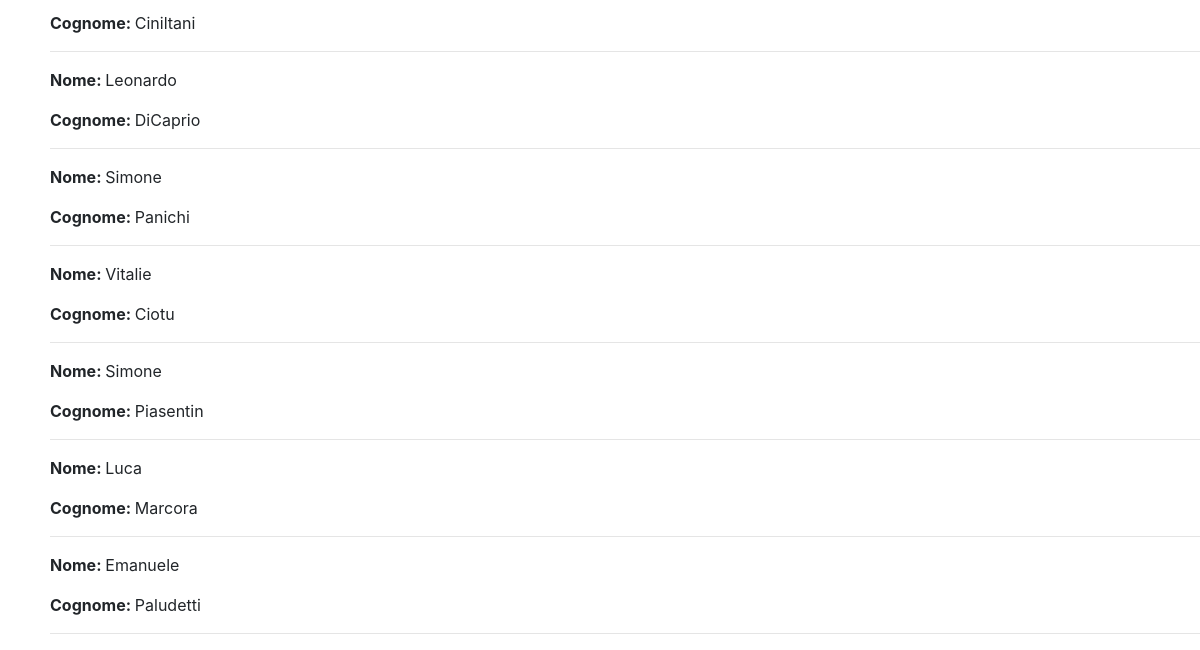
Before: /news/ (lower part) with the older database file.
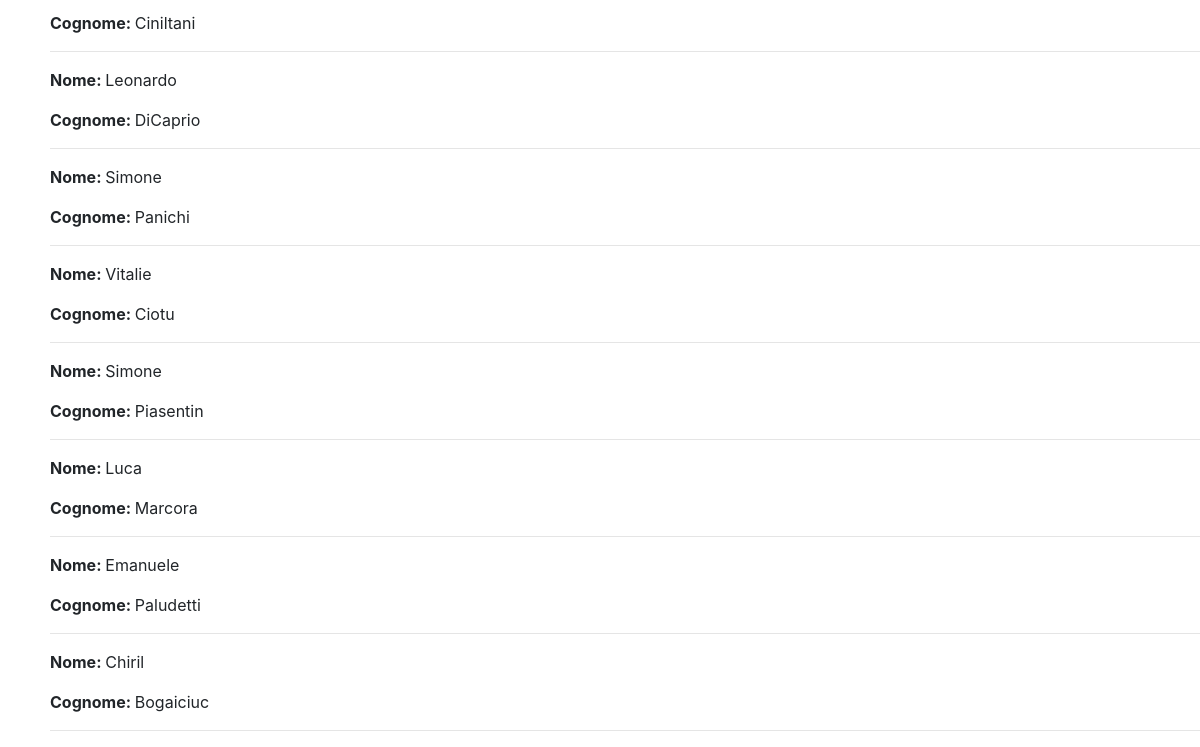
After: the same page with the newer database file.
### news/models.py (models this page shows)
class Giornalista(models.Model):
    nome = models.CharField(max_length=20)
    cognome = models.CharField(max_length=20)
    anno_di_nascita = models.DateField(blank=True,null=True)
    def __str__(self):
        return self.nome + " "+ self.cognome
    class Meta:
        verbose_name= "Giornalista"
        verbose_name_plural="Giornalisti"

### news/views.py (the view)
# urls.py: path("news/",home,name="home"),
def home(request):
    articoli = Articolo.objects.all()
    giornalisti=Giornalista.objects.all()
    context = {"articoli": articoli,"giornalisti":giornalisti}
    print(context)
    return render(request,"home.html",context)

### news/models.py (called while the page is built)
    def __str__(self):
        return self.titolo

### news/templates/home.html (shortened to what this page needs)
{% extends "primo_progetto/base.html" %}
{%block content%}
    {% for giornalista in giornalisti%}
        <p><strong>Nome: </strong> {{giornalista.nome}}</p>
        <p><strong>Cognome: </strong> {{giornalista.cognome}}</p>
        <hr>
    {% endfor %}
{%endblock content%}

Changed rows visible on the page:
added Giornalista: nome "Chiril", cognome "Bogaiciuc"
